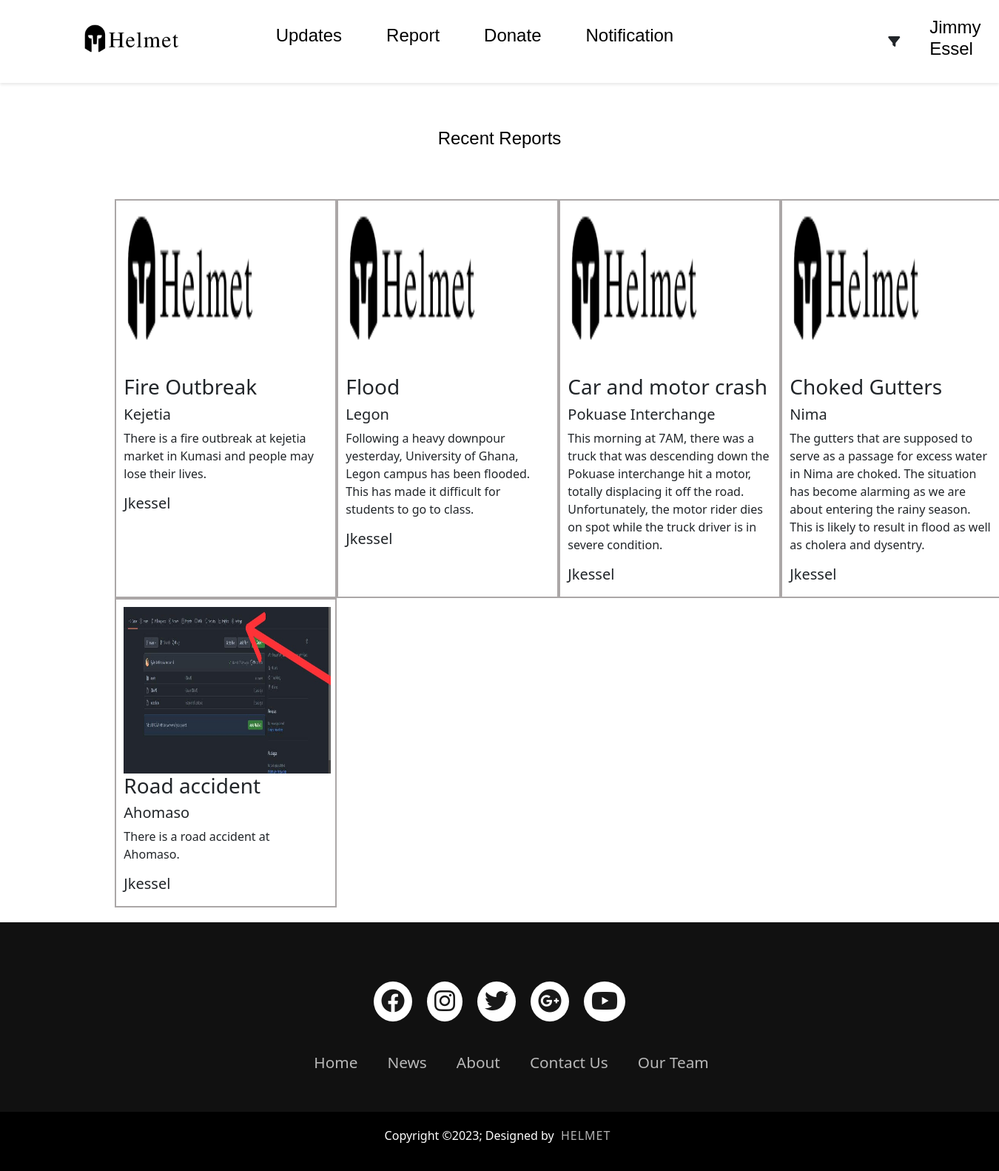
/author/Jkessel, run on the app's committed database.
### tables this page shows
CREATE TABLE AUTHORS(
    id INTEGER PRIMARY KEY AUTOINCREMENT,
    Name TEXT NOT NULL,
    Username TEXT NOT NULL UNIQUE,
    Email TEXT NOT NULL UNIQUE,
    Pwd TEXT NOT NULL
);

CREATE TABLE REPORT(
    id INTEGER PRIMARY KEY AUTOINCREMENT,
    Title TEXT,
    Loc TEXT NOT NULL,
    Des TEXT NOT NULL,
    Img TEXT,
    Vid TEXT,
    Author TEXT NOT NULL
);

### app.py (the view)
@app.route('/author/<username>')
def author_home(username):
    reports = []
    all_reports = get_all_reports()
    for report in all_reports:
        reports.append(list(report))
    """author_rep = []
    author_reports = get_author_reports(username)
    for report in author_reports:
        author_rep.append(list(report))"""
    author = find_author(username)
    if author:
        author = author[0]
        return render_template('author.html', author=author, reports=reports)#, author_reports = author_rep)
    else:
        message = 'ID does not exist'
        return render_template('signin.html', message=message)

### app.py (called while the page is built)
@app.teardown_appcontext
def close_connection(exception):
    db = getattr(g, '_database', None)
    if db is not None:
        db.close()

### helper.py (called while the page is built)
def get_db():
    db = getattr(g, '_database', None)
    if db is None:
        db = g._database = sqlite3.connect(DATABASE_FILE)
        db.row_factory = sqlite3.Row
    return db

def db_query(query, args=(), one=False):
    cur = get_db().execute(query, args)
    rv = cur.fetchall()
    cur.close()
    return (rv[0] if rv else None) if one else rv

### queries.py (called while the page is built)
def find_author(username):
    query = 'SELECT * FROM AUTHORS WHERE Username=?;'
    return db_query(query, [username])

def get_all_reports():
    query = f"""SELECT * FROM REPORT;"""
    result = db_query(query)
    return result

### templates/author.html (shortened to what this page needs)
<!DOCTYPE html>
<html>
<head>
    <link rel="stylesheet" href="{{ url_for('static', filename='css/style.css') }}">
    <link rel="stylesheet" href="https://cdnjs.cloudflare.com/ajax/libs/font-awesome/5.15.3/css/all.min.css">
    <link rel="stylesheet" href="https://cdn.jsdelivr.net/npm/bootstrap@5.2.3/dist/css/bootstrap.min.css">
    <link rel="stylesheet" href="https://cdn.jsdelivr.net/npm/bootstrap@5.2.3/dist/css/bootstrap.min.css">
    <link rel="stylesheet" href="https://cdnjs.cloudflare.com/ajax/libs/font-awesome/6.4.0/css/all.min.css">
</head>
<body>
    <header>
        <div class="Logo">
            <a href="{{ url_for('index') }}">
                <img src="{{ url_for('static', filename='images/Logo.png') }}" alt="Logo">
            </a>
        </div>
        <div class="Nav-links">
            <ul>
                <li><a href="/{{author[2]}}/updates">Updates</a></li>
                <li><a href="/{{author[2]}}/report">Report</a></li>
                <li><a href="/{{author[2]}}/donate">Donate</a></li>
                <li><a href="/{{author[2]}}/notification">Notification</a></li>
            </ul>
        </div>
        <div class="filter-icon">
            <i class="fas fa-filter"></i>
        </div>
        <div class="author">
            <h3>{{author[1]}}</h3>
        </div>
    </header>
    <section id="report-homepage">
        <div class="report_head_container">
            <h3 class="report_head">
                Recent Reports
            </h3>
        </div>
        <div class="all_reports">
            {% for report in reports %}
                <div class="report">
                    {% if report[4] == '' %}
                        <img src="/static/images/Logo.png" alt="" class="report_image">
                    {% else %}
                        <img src="/static/images/{{report[4]}}" alt="" class="report_image">
                    {% endif %}
                    <h3>{{report[1]}}</h3>
                    <h5>{{report[2]}}</h5>
                    <p>{{report[3]}}</p>
                    <h5>{{report[6]}}</h5>
                </div>
            {% endfor %}
        </div>
    </section>
    <section id="footer">
        <footer>
            <div class="footerContainer">
                <div class="socialIcons">
                    <a href="#"><i class="fa-brands fa-facebook"></i></a>
                    <a href="#"><i class="fa-brands fa-instagram"></i></a>
                    <a href="#"><i class="fa-brands fa-twitter"></i></a>
                    <a href="#"><i class="fa-brands fa-google-plus"></i></a>
                    <a href="#"><i class="fa-brands fa-youtube"></i></a>
                </div>
                <div class="footerNav">
                    <ul>
                        <li><a href="">Home</a></li>
                        <li><a href="">News</a></li>
                        <li><a href="">About</a></li>
                        <li><a href="">Contact Us</a></li>
                        <li><a href="">Our Team</a></li>
                    </ul>
                </div>
            </div>
            <div class="footerBottom">
                <p>Copyright &copy;2023; Designed by <span class="designer">Helmet</span></p>
            </div>
        </footer>
    </section>
</body>
</html>

### static/css/style.css (style rules this page uses)
* { margin: 0; padding: 0; box-sizing: border-box; }
header { position: fixed; top: 0; left: 0; width: 100%; background-color: white; box-shadow: 0 2px 4px rgba(0, 0, 0, 0.1); display: flex; justify-content: space-between; align-items: center; padding: 10px; z-index: 100; }
.Logo img { height: 50px; margin-left: 100px; }
.Nav-links { flex-grow: 1; display: flex; justify-content: center; margin-right: 250px; }
.Nav-links ul { list-style-type: none; display: flex; }
.Nav-links ul li { margin-right: 20px; padding: 20px; }
.Nav-links ul li a, .author h3, .report_head { color: black; text-decoration: none; font-size: 24px; font-family: "Hind Kochi", sans-serif; }
.filter-icon { margin-right: 40px; }
.author { margin-right: 100px; }
.author h3 { font-weight: normal; text-transform: capitalize; }
#homepage, #report-homepage, #index-homepage { display: flex; justify-content: space-between; align-items: center; padding: 20px; margin-left: 8%; margin-right: 8%; position: relative; }
#report-homepage { margin-top: 15%; display: flex; flex-direction: column; }
#homepage, #report-homepage, #index-homepage { animation: fadeIn 1s ease-in-out; }
.all_reports { display: grid; align-self: center; grid-template-columns: repeat(4, 1fr); align-items: left; width: 95%; margin-top: 60px; }
.report { width: 300px; padding: 10px; border: solid 2px rgb(171, 167, 167); }
.report img { width: 280px; height: 225px; }
.report_head_container { margin-top: -50px; }
#footer { padding: 0; box-sizing: border-box; }
footer { background-color: #111; padding: 0; margin: 0; }
.footerContainer { width: 100%; padding: 70px 30px 20px; margin: 0; }
.socialIcons { display: flex; justify-content: center; }
.socialIcons a { text-decoration: none; padding: 10px; background-color: white; margin: 10px; border-radius: 50%; }
.socialIcons a i { font-size: 2em; color: black; opacity: 0.9; }
.footerNav { margin: 30px 0; }
.footerNav ul { display: flex; justify-content: center; list-style-type: none; }
.footerNav ul li a { color: white; margin: 20px; text-decoration: none; font-size: 1.3em; opacity: 0.7; transition: 1s; }
.footerBottom { background-color: #000; padding: 20px; text-align: center; }
.footerBottom p { color: white; }
.designer { opacity: 0.7; text-transform: uppercase; letter-spacing: 1px; font-weight: 400; margin: 0px 5px; }

### data on the page
AUTHORS: Name "Jimmy Essel"
REPORT: Title "Fire Outbreak", Loc "Kejetia", Des "There is a fire outbreak at kejetia market in Kumasi and people may lose their lives.", Author "Jkessel"
REPORT: Title "Flood", Loc "Legon", Des "Following a heavy downpour yesterday, University of Ghana, Legon campus has been flooded. This has made it difficult for students to go to class.", Author "Jkessel"
REPORT: Title "Car and motor crash", Loc "Pokuase Interchange", Des "This morning at 7AM, there was a truck that was descending down the Pokuase interchange hit a motor, totally displacing it off the road. Unfortunately, the motor rider dies on spot while the truck driver is in severe condition.", Author "Jkessel"
REPORT: Title "Choked Gutters", Loc "Nima", Des "The gutters that are supposed to serve as a passage for excess water in Nima are choked. The situation has become alarming as we are about entering the rainy season. This is likely to result in flood as well as cholera and dysentry.", Author "Jkessel"
REPORT: Img (picture), Title "Road accident", Loc "Ahomaso", Des "There is a road accident at Ahomaso.", Author "Jkessel"
